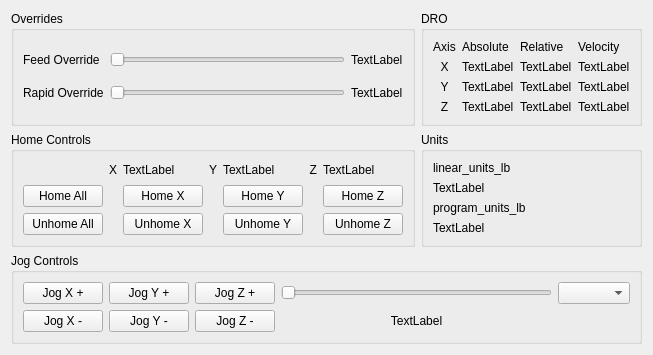
      <widget class="QWidget" name="tab">
       <attribute name="title">
        <string>Home</string>
       </attribute>
       <layout class="QGridLayout" name="gridLayout_2">
        <item row="4" column="0" colspan="2">
         <widget class="QGroupBox" name="groupBox_6">
          <property name="title">
           <string>Jog Controls</string>
          </property>
          <layout class="QGridLayout" name="gridLayout_15">
           <item row="0" column="1">
            <widget class="QPushButton" name="jog_plus_pb_1">
             <property name="text">
              <string>Jog Y +</string>
             </property>
            </widget>
           </item>
           <item row="0" column="3">
            <widget class="QSlider" name="jog_vel_sl">
             <property name="orientation">
              <enum>Qt::Horizontal</enum>
             </property>
            </widget>
           </item>
           <item row="0" column="4">
            <widget class="QComboBox" name="jog_modes_cb"/>
           </item>
           <item row="1" column="0">
            <widget class="QPushButton" name="jog_minus_pb_0">
             <property name="text">
              <string>Jog X -</string>
             </property>
            </widget>
           </item>
           <item row="0" column="0">
            <widget class="QPushButton" name="jog_plus_pb_0">
             <property name="text">
              <string>Jog X +</string>
             </property>
            </widget>
           </item>
           <item row="1" column="2">
            <widget class="QPushButton" name="jog_minus_pb_2">
             <property name="text">
              <string>Jog Z -</string>
             </property>
            </widget>
           </item>
           <item row="1" column="1">
            <widget class="QPushButton" name="jog_minus_pb_1">
             <property name="text">
              <string>Jog Y -</string>
             </property>
            </widget>
           </item>
           <item row="1" column="3">
            <widget class="QLabel" name="jog_vel_lb">
             <property name="text">
              <string>TextLabel</string>
             </property>
             <property name="alignment">
              <set>Qt::AlignCenter</set>
             </property>
            </widget>
           </item>
           <item row="0" column="2">
            <widget class="QPushButton" name="jog_plus_pb_2">
             <property name="text">
              <string>Jog Z +</string>
             </property>
            </widget>
           </item>
          </layout>
         </widget>
        </item>
        <item row="1" column="0">
         <widget class="QGroupBox" name="groupBox_5">
          <property name="title">
           <string>Home Controls</string>
          </property>
          <layout class="QGridLayout" name="gridLayout_14">
           <item row="2" column="0">
            <widget class="QPushButton" name="unhome_all_pb">
             <property name="text">
              <string>Unhome All</string>
             </property>
            </widget>
           </item>
           <item row="0" column="3">
            <widget class="QLabel" name="label_28">
             <property name="text">
              <string>Y</string>
             </property>
             <property name="alignment">
              <set>Qt::AlignRight|Qt::AlignTrailing|Qt::AlignVCenter</set>
             </property>
            </widget>
           </item>
           <item row="0" column="2">
            <widget class="QLabel" name="home_lb_0">
             <property name="text">
              <string>TextLabel</string>
             </property>
            </widget>
           </item>
           <item row="1" column="0">
            <widget class="QPushButton" name="home_all_pb">
             <property name="text">
              <string>Home All</string>
             </property>
            </widget>
           </item>
           <item row="0" column="6">
            <widget class="QLabel" name="home_lb_2">
             <property name="text">
              <string>TextLabel</string>
             </property>
            </widget>
           </item>
           <item row="0" column="4">
            <widget class="QLabel" name="home_lb_1">
             <property name="text">
              <string>TextLabel</string>
             </property>
            </widget>
           </item>
           <item row="0" column="1">
            <widget class="QLabel" name="label_27">
             <property name="text">
              <string>X</string>
             </property>
             <property name="alignment">
              <set>Qt::AlignRight|Qt::AlignTrailing|Qt::AlignVCenter</set>
             </property>
            </widget>
           </item>
           <item row="0" column="5">
            <widget class="QLabel" name="label_29">
             <property name="text">
              <string>Z</string>
             </property>
             <property name="alignment">
              <set>Qt::AlignRight|Qt::AlignTrailing|Qt::AlignVCenter</set>
             </property>
            </widget>
           </item>
           <item row="2" column="6">
            <widget class="QPushButton" name="unhome_pb_2">
             <property name="text">
              <string>Unhome Z</string>
             </property>
            </widget>
           </item>
           <item row="1" column="6">
            <widget class="QPushButton" name="home_pb_2">
             <property name="text">
              <string>Home Z</string>
             </property>
            </widget>
           </item>
           <item row="2" column="4">
            <widget class="QPushButton" name="unhome_pb_1">
             <property name="text">
              <string>Unhome Y</string>
             </property>
            </widget>
           </item>
           <item row="1" column="4">
            <widget class="QPushButton" name="home_pb_1">
             <property name="text">
              <string>Home Y</string>
             </property>
            </widget>
           </item>
           <item row="2" column="2">
            <widget class="QPushButton" name="unhome_pb_0">
             <property name="text">
              <string>Unhome X</string>
             </property>
            </widget>
           </item>
           <item row="1" column="2">
            <widget class="QPushButton" name="home_pb_0">
             <property name="text">
              <string>Home X</string>
             </property>
            </widget>
           </item>
          </layout>
         </widget>
        </item>
        <item row="0" column="1">
         <widget class="QGroupBox" name="groupBox_2">
          <property name="title">
           <string>DRO</string>
          </property>
          <layout class="QGridLayout" name="gridLayout_3">
           <item row="2" column="0">
            <widget class="QLabel" name="label_11">
             <property name="text">
              <string>X</string>
             </property>
             <property name="alignment">
              <set>Qt::AlignCenter</set>
             </property>
            </widget>
           </item>
           <item row="0" column="2">
            <widget class="QLabel" name="label_7">
             <property name="text">
              <string>Relative</string>
             </property>
            </widget>
           </item>
           <item row="3" column="0">
            <widget class="QLabel" name="label_12">
             <property name="text">
              <string>Y</string>
             </property>
             <property name="alignment">
              <set>Qt::AlignCenter</set>
             </property>
            </widget>
           </item>
           <item row="3" column="1">
            <widget class="QLabel" name="actual_lb_y">
             <property name="text">
              <string>TextLabel</string>
             </property>
             <property name="precision" stdset="0">
              <string>3</string>
             </property>
            </widget>
           </item>
           <item row="0" column="0">
            <widget class="QLabel" name="label_14">
             <property name="text">
              <string>Axis</string>
             </property>
             <property name="alignment">
              <set>Qt::AlignCenter</set>
             </property>
            </widget>
           </item>
           <item row="4" column="0">
            <widget class="QLabel" name="label_13">
             <property name="text">
              <string>Z</string>
             </property>
             <property name="alignment">
              <set>Qt::AlignCenter</set>
             </property>
            </widget>
           </item>
           <item row="0" column="1">
            <widget class="QLabel" name="label_15">
             <property name="text">
              <string>Absolute</string>
             </property>
            </widget>
           </item>
           <item row="4" column="1">
            <widget class="QLabel" name="actual_lb_z">
             <property name="text">
              <string>TextLabel</string>
             </property>
             <property name="precision" stdset="0">
              <string>3</string>
             </property>
            </widget>
           </item>
           <item row="2" column="2">
            <widget class="QLabel" name="dro_lb_x">
             <property name="text">
              <string>TextLabel</string>
             </property>
            </widget>
           </item>
           <item row="4" column="2">
            <widget class="QLabel" name="dro_lb_z">
             <property name="text">
              <string>TextLabel</string>
             </property>
            </widget>
           </item>
           <item row="2" column="1">
            <widget class="QLabel" name="actual_lb_x">
             <property name="text">
              <string>TextLabel</string>
             </property>
             <property name="precision" stdset="0">
              <string>3</string>
             </property>
            </widget>
           </item>
           <item row="3" column="2">
            <widget class="QLabel" name="dro_lb_y">
             <property name="text">
              <string>TextLabel</string>
             </property>
            </widget>
           </item>
           <item row="0" column="3">
            <widget class="QLabel" name="label_58">
             <property name="text">
              <string>Velocity</string>
             </property>
            </widget>
           </item>
           <item row="2" column="3">
            <widget class="QLabel" name="joint_vel_min_0_lb">
             <property name="text">
              <string>TextLabel</string>
             </property>
            </widget>
           </item>
           <item row="3" column="3">
            <widget class="QLabel" name="joint_vel_min_1_lb">
             <property name="text">
              <string>TextLabel</string>
             </property>
            </widget>
           </item>
           <item row="4" column="3">
            <widget class="QLabel" name="joint_vel_min_2_lb">
             <property name="text">
              <string>TextLabel</string>
             </property>
            </widget>
           </item>
          </layout>
         </widget>
        </item>
        <item row="0" column="0">
         <widget class="QGroupBox" name="groupBox_9">
          <property name="title">
           <string>Overrides</string>
          </property>
          <layout class="QGridLayout" name="gridLayout_25">
           <item row="0" column="2">
            <widget class="QLabel" name="feed_override_lb">
             <property name="text">
              <string>TextLabel</string>
             </property>
            </widget>
           </item>
           <item row="0" column="0">
            <widget class="QLabel" name="label_56">
             <property name="text">
              <string>Feed Override</string>
             </property>
            </widget>
           </item>
           <item row="0" column="1">
            <widget class="QSlider" name="feed_override_sl">
             <property name="orientation">
              <enum>Qt::Horizontal</enum>
             </property>
            </widget>
           </item>
           <item row="1" column="0">
            <widget class="QLabel" name="label_57">
             <property name="text">
              <string>Rapid Override</string>
             </property>
            </widget>
           </item>
           <item row="1" column="1">
            <widget class="QSlider" name="rapid_override_sl">
             <property name="orientation">
              <enum>Qt::Horizontal</enum>
             </property>
            </widget>
           </item>
           <item row="1" column="2">
            <widget class="QLabel" name="rapid_override_lb">
             <property name="text">
              <string>TextLabel</string>
             </property>
            </widget>
           </item>
          </layout>
         </widget>
        </item>
        <item row="1" column="1">
         <widget class="QGroupBox" name="groupBox">
          <property name="title">
           <string>Units</string>
          </property>
          <layout class="QGridLayout" name="gridLayout_5">
           <item row="2" column="0">
            <widget class="QLabel" name="label_5">
             <property name="text">
              <string>program_units_lb</string>
             </property>
            </widget>
           </item>
           <item row="0" column="0">
            <widget class="QLabel" name="label_3">
             <property name="text">
              <string>linear_units_lb</string>
             </property>
            </widget>
           </item>
           <item row="1" column="0">
            <widget class="QLabel" name="linear_units_lb">
             <property name="text">
              <string>TextLabel</string>
             </property>
            </widget>
           </item>
           <item row="3" column="0">
            <widget class="QLabel" name="program_units_lb">
             <property name="text">
              <string>TextLabel</string>
             </property>
            </widget>
           </item>
          </layout>
         </widget>
        </item>
       </layout>
      </widget>
